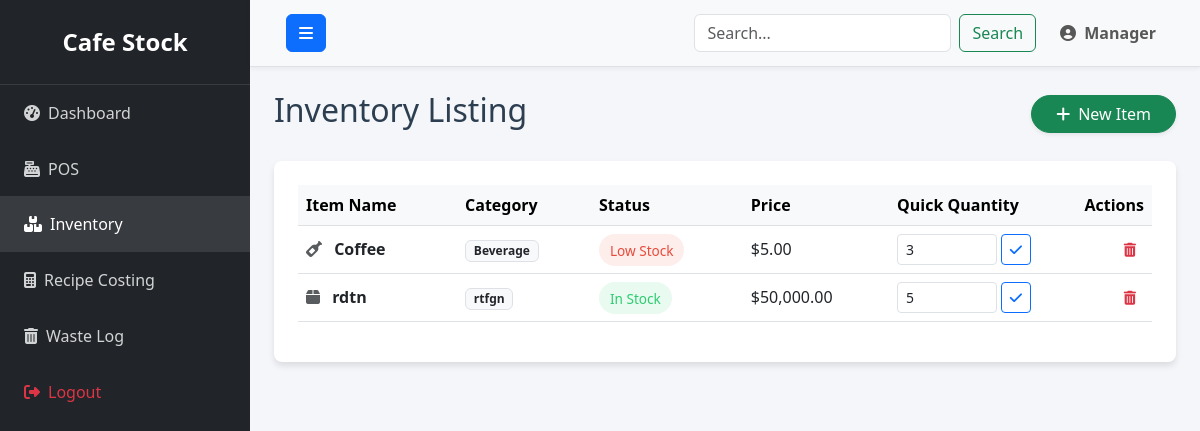
Before: /inventory.php (signed in) with the older database file.
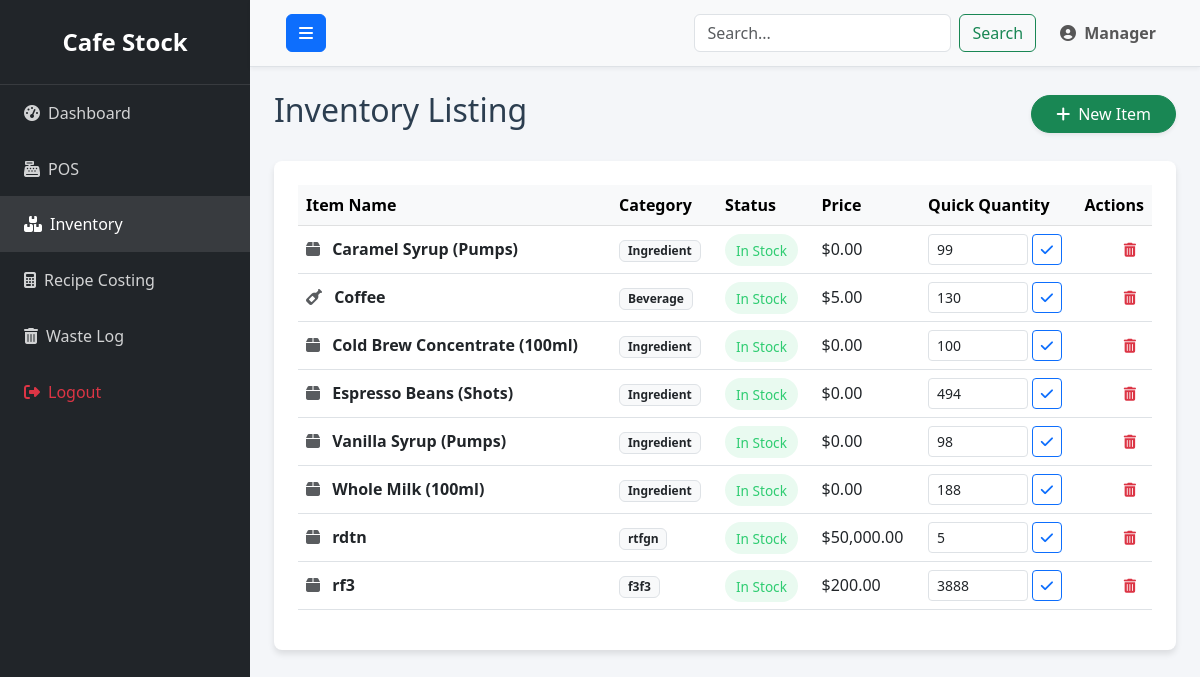
After: the same page with the newer database file.
### tables this page shows
CREATE TABLE inventory (
        id INTEGER PRIMARY KEY AUTOINCREMENT,
        name TEXT NOT NULL,
        category TEXT NOT NULL,
        quantity INTEGER NOT NULL DEFAULT 0,
        price REAL NOT NULL
    );

### inventory.php (the view, shortened to what this page needs)
<?php
require_once 'db.php';
require_once 'header.php';
$role = $_SESSION['user_role'];
$stmt = $db->query("SELECT * FROM inventory ORDER BY name ASC");
$items = $stmt->fetchAll(PDO::FETCH_ASSOC);
?>
<div class="d-flex justify-content-between align-items-center mb-4">
    <h2>Inventory Listing</h2>
    <?php if ($role === 'manager'): ?>
        <button class="btn btn-success rounded-pill px-4 shadow-sm" data-bs-toggle="modal" data-bs-target="#addItemModal">
            <i class="fas fa-plus me-2"></i>New Item
        </button>
    <?php endif; ?>
</div>
<div class="card-box">
    <div class="table-responsive">
        <table class="table table-hover align-middle">
            <thead class="table-light">
                <tr>
                    <th>Item Name</th>
                    <th>Category</th>
                    <th>Status</th>
                    <th>Price</th>
                    <th style="width: 150px;">Quick Quantity</th>
                    <?php if ($role === 'manager'): ?>
                        <th class="text-end">Actions</th>
                    <?php endif; ?>
                </tr>
            </thead>
            <tbody>
                <?php foreach ($items as $item): ?>
                    <?php
                        $statusClass = ($item['quantity'] < 5) ? 'bg-low' : 'bg-good';
                        $statusText = ($item['quantity'] < 5) ? 'Low Stock' : 'In Stock';
                        $cat = strtolower($item['category']);
                        $icon = 'fa-box';
                        if (strpos($cat, 'bev') !== false) $icon = 'fa-wine-bottle';
                    ?>
                <tr>
                    <td class="fw-bold">
                        <i class="fas <?php echo $icon; ?> me-2 text-muted"></i>
                        <?php echo htmlspecialchars($item['name']); ?>
                    </td>
                    <td>
                        <span class="badge bg-light text-dark border"><?php echo htmlspecialchars($item['category']); ?></span>
                    </td>
                    <td>
                        <span class="badge-stock <?php echo $statusClass; ?>"><?php echo $statusText; ?></span>
                    </td>
                    <td>$<?php echo number_format($item['price'], 2); ?></td>
                    <td>
                        <form method="POST" class="d-flex">
                            <input type="number" name="quantity" class="form-control form-control-sm me-1" value="<?php echo $item['quantity']; ?>" min="0">
                            <button type="submit" class="btn btn-sm btn-outline-primary"><i class="fas fa-check"></i></button>
                        </form>
                    </td>
                    <?php if ($role === 'manager'): ?>
                        <td class="text-end">
                            <form action="update_inventory.php" method="POST" class="d-inline" onsubmit="return confirm('Delete this item?');">
                                <button type="submit" class="btn btn-sm btn-outline-danger border-0">
                                    <i class="fas fa-trash-alt"></i>
                                </button>
                            </form>
                        </td>
                    <?php endif; ?>
                </tr>
                <?php endforeach; ?>
            </tbody>
        </table>
    </div>
</div>
</div>
</div>
</body>
</html>

### header.php (shortened to what this page needs)
<?php
$current_page = basename($_SERVER['PHP_SELF']);
$role = ucfirst($_SESSION['user_role']);
?>
<!DOCTYPE html>
<html lang="en">
<head>
    <link href="https://cdn.jsdelivr.net/npm/bootstrap@5.3.0/dist/css/bootstrap.min.css" rel="stylesheet">
    <link rel="stylesheet" href="https://cdnjs.cloudflare.com/ajax/libs/font-awesome/6.4.0/css/all.min.css">
    <link rel="stylesheet" href="assets/style.css">
</head>
<body>
<div class="d-flex" id="wrapper">
    <div class="bg-dark border-right" id="sidebar-wrapper">
        <div class="sidebar-heading text-white">Cafe Stock</div>
        <div class="list-group list-group-flush">
            <a href="dashboard.php" class="list-group-item list-group-item-action <?php echo ($current_page == 'dashboard.php') ? 'active' : ''; ?>">
                <i class="fas fa-tachometer-alt me-2"></i>Dashboard
            </a>
            <a href="pos.php" class="list-group-item list-group-item-action <?php echo ($current_page == 'pos.php') ? 'active' : ''; ?>">
                <i class="fas fa-cash-register me-2"></i>POS
            </a>
            <a href="inventory.php" class="list-group-item list-group-item-action <?php echo ($current_page == 'inventory.php') ? 'active' : ''; ?>">
                <i class="fas fa-boxes me-2"></i>Inventory
            </a>
            <a href="recipe_costing.php" class="list-group-item list-group-item-action <?php echo ($current_page == 'recipe_costing.php') ? 'active' : ''; ?>">
                <i class="fas fa-calculator me-2"></i>Recipe Costing
            </a>
            <a href="waste.php" class="list-group-item list-group-item-action <?php echo ($current_page == 'waste.php') ? 'active' : ''; ?>">
                <i class="fas fa-trash-alt me-2"></i>Waste Log
            </a>
            <a href="logout.php" class="list-group-item list-group-item-action text-danger">
                <i class="fas fa-sign-out-alt me-2"></i>Logout
            </a>
        </div>
    </div>
    <div id="page-content-wrapper">
        <nav class="navbar navbar-expand-lg navbar-light bg-light border-bottom">
            <div class="container-fluid">
                <button class="btn btn-primary" id="menu-toggle"><i class="fas fa-bars"></i></button>
                <div class="collapse navbar-collapse" id="navbarSupportedContent">
                    <form class="d-flex ms-auto me-3">
                        <input class="form-control me-2" type="search" placeholder="Search..." aria-label="Search">
                        <button class="btn btn-outline-success" type="submit">Search</button>
                    </form>
                    <ul class="navbar-nav mt-2 mt-lg-0">
                        <li class="nav-item">
                            <span class="nav-link fw-bold"><i class="fas fa-user-circle me-1"></i> <?php echo $role; ?></span>
                        </li>
                    </ul>
                </div>
            </div>
        </nav>
        <div class="container-fluid p-4">

### assets/style.css (style rules this page uses)
:root { --primary-color: #2c3e50; --accent-green: #2ecc71; --accent-red: #e74c3c; --accent-amber: #f1c40f; --bg-light: #f4f6f9; --text-dark: #2c3e50; --card-shadow: 0 4px 6px rgba(0, 0, 0, 0.1); }
body { background-color: var(--bg-light); font-family: 'Segoe UI', Tahoma, Geneva, Verdana, sans-serif; color: var(--text-dark); display: flex; min-height: 100vh; overflow-x: hidden; }
#wrapper { display: flex; width: 100%; }
#sidebar-wrapper { min-height: 100vh; width: 250px; background-color: var(--primary-color); color: white; transition: margin 0.25s ease-out; }
#sidebar-wrapper .sidebar-heading { padding: 1.5rem; font-size: 1.5rem; font-weight: bold; text-align: center; border-bottom: 1px solid rgba(255, 255, 255, 0.1); }
#sidebar-wrapper .list-group-item { background-color: transparent; color: rgba(255, 255, 255, 0.8); border: none; padding: 1rem 1.5rem; }
#sidebar-wrapper .list-group-item:hover, #sidebar-wrapper .list-group-item.active { background-color: rgba(255, 255, 255, 0.1); color: white; }
#page-content-wrapper { flex: 1; display: flex; flex-direction: column; }
.navbar { background-color: white; box-shadow: 0 2px 4px rgba(0,0,0,0.05); padding: 0.8rem 1.5rem; }
.card-box { background: white; border-radius: 8px; padding: 1.5rem; box-shadow: var(--card-shadow); border: none; margin-bottom: 1.5rem; transition: transform 0.2s; }
.badge-stock { padding: 0.5em 0.8em; border-radius: 20px; font-size: 0.85rem; font-weight: 500; }
.bg-good { background-color: rgba(46, 204, 113, 0.1); color: var(--accent-green); }
.bg-low { background-color: rgba(231, 76, 60, 0.1); color: var(--accent-red); }

Changed rows visible on the page:
added inventory: name "Caramel Syrup (Pumps)", category "Ingredient", quantity "In Stock", price "0.00", quantity "99"
changed inventory "Coffee": quantity "Low Stock" → "In Stock"; quantity "3" → "130"
added inventory: name "Cold Brew Concentrate (100ml)", category "Ingredient", quantity "In Stock", price "0.00", quantity "100"
added inventory: name "Espresso Beans (Shots)", category "Ingredient", quantity "In Stock", price "0.00", quantity "494"
added inventory: name "Vanilla Syrup (Pumps)", category "Ingredient", quantity "In Stock", price "0.00", quantity "98"
added inventory: name "Whole Milk (100ml)", category "Ingredient", quantity "In Stock", price "0.00", quantity "188"
added inventory: name "rf3", category "f3f3", quantity "In Stock", price "200.00", quantity "3888"
